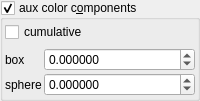
    <widget class="MyGroupBox" name="groupCheck_fold_color_aux_color_enabled_false">
     <property name="title">
      <string>aux color c&amp;omponents</string>
     </property>
     <property name="checkable">
      <bool>true</bool>
     </property>
     <layout class="QVBoxLayout" name="verticalLayout_12">
      <property name="leftMargin">
       <number>2</number>
      </property>
      <property name="topMargin">
       <number>2</number>
      </property>
      <property name="rightMargin">
       <number>2</number>
      </property>
      <property name="bottomMargin">
       <number>2</number>
      </property>
      <item>
       <widget class="MyCheckBox" name="checkBox_transf_function_enabledy_false">
        <property name="text">
         <string>cumulative</string>
        </property>
       </widget>
      </item>
      <item>
       <layout class="QGridLayout" name="gridLayout_23" columnstretch="0,1">
        <property name="spacing">
         <number>2</number>
        </property>
        <item row="1" column="0">
         <widget class="QLabel" name="label_60">
          <property name="text">
           <string>box</string>
          </property>
         </widget>
        </item>
        <item row="1" column="1">
         <widget class="MyDoubleSpinBox" name="spinbox4_fold_color_difs_0000_x">
          <property name="sizePolicy">
           <sizepolicy hsizetype="Minimum" vsizetype="Maximum">
            <horstretch>0</horstretch>
            <verstretch>0</verstretch>
           </sizepolicy>
          </property>
          <property name="prefix">
           <string/>
          </property>
          <property name="suffix">
           <string/>
          </property>
          <property name="decimals">
           <number>6</number>
          </property>
          <property name="minimum">
           <double>-100.000000000000000</double>
          </property>
          <property name="maximum">
           <double>100.000000000000000</double>
          </property>
          <property name="singleStep">
           <double>0.100000000000000</double>
          </property>
         </widget>
        </item>
        <item row="2" column="1">
         <widget class="MyDoubleSpinBox" name="spinbox4_fold_color_difs_0000_y">
          <property name="sizePolicy">
           <sizepolicy hsizetype="Minimum" vsizetype="Maximum">
            <horstretch>0</horstretch>
            <verstretch>0</verstretch>
           </sizepolicy>
          </property>
          <property name="prefix">
           <string/>
          </property>
          <property name="suffix">
           <string/>
          </property>
          <property name="decimals">
           <number>6</number>
          </property>
          <property name="minimum">
           <double>-100.000000000000000</double>
          </property>
          <property name="maximum">
           <double>100.000000000000000</double>
          </property>
          <property name="singleStep">
           <double>0.100000000000000</double>
          </property>
         </widget>
        </item>
        <item row="2" column="0">
         <widget class="QLabel" name="label_59">
          <property name="text">
           <string>sphere</string>
          </property>
         </widget>
        </item>
       </layout>
      </item>
     </layout>
    </widget>
